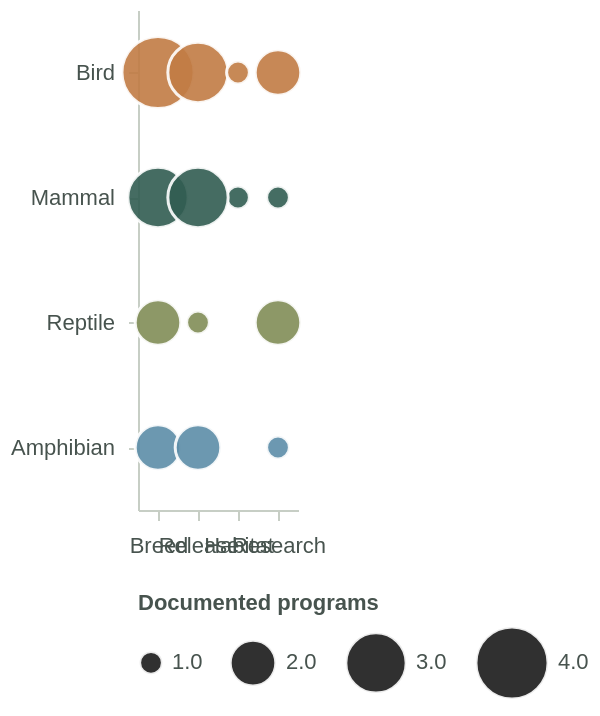

Vega-Lite specification for this chart:
### Vega-Lite specification from a JSON file in a GitHub repository (floating-point values rounded to 4 significant figures)
{"$schema": "https://vega.github.io/schema/vega-lite/v5.json", "background": null, "config": {"view": {"stroke": null}, "axis": {"labelColor": "#47534e", "titleColor": "#47534e", "gridColor": "#e7e8e2", "domainColor": "#c7cec5", "tickColor": "#c7cec5", "labelFont": "Arial", "titleFont": "Arial", "labelFontSize": 11, "titleFontSize": 11, "labelPadding": 7}, "legend": {"labelFont": "Arial", "titleFont": "Arial", "labelColor": "#47534e", "labelFontSize": 11, "titleColor": "#47534e"}, "text": {"font": "Arial"}, "header": {"labelFont": "Arial"}}, "data": {"values": [{"site": "Healesville Sanctuary", "species": "Helmeted honeyeater", "taxon": "Bird", "program": "Conservation breeding and release", "breeding": 1, "release": 1, "habitat": 1, "research": 0, "source_url": "https://www.zoo.org.au/fighting-extinction/local-threatened-species/helmeted-honeyeater/", "note": "Breeding and released birds; habitat restoration work.", "short_site": "Healesville", "label": "Helmeted honeyeater · Healesville", "activity_count": 3}, {"site": "Healesville Sanctuary", "species": "Leadbeater’s possum", "taxon": "Mammal", "program": "Insurance breeding and habitat recovery", "breeding": 1, "release": 0, "habitat": 1, "research": 0, "source_url": "https://www.zoo.org.au/fighting-extinction/local-threatened-species/leadbeaters-possum-lowland-population", "note": "Breeding efforts in progress; do not interpret as confirmed releases.", "short_site": "Healesville", "label": "Leadbeater’s possum · Healesville", "activity_count": 2}, {"site": "Taronga Zoo Sydney", "species": "Corroboree frog", "taxon": "Amphibian", "program": "Breeding and release", "breeding": 1, "release": 1, "habitat": 0, "research": 1, "source_url": "https://www.taronga.org.au/wildlife-and-conservation/animals/detail/corroboree-frog", "note": "Southern and Northern frogs bred for wild release.", "short_site": "Taronga Sydney", "label": "Corroboree frog · Taronga Sydney", "activity_count": 3}, {"site": "Taronga Zoo Sydney", "species": "Regent honeyeater", "taxon": "Bird", "program": "Breeding and release", "breeding": 1, "release": 1, "habitat": 0, "research": 1, "source_url": "https://www.taronga.org.au/wildlife-and-conservation/conservation-and-science-programs/threatened-species-recovery", "note": "Conservation breeding and monitored releases.", "short_site": "Taronga Sydney", "label": "Regent honeyeater · Taronga Sydney", "activity_count": 3}, {"site": "Taronga Western Plains Zoo", "species": "Greater bilby", "taxon": "Mammal", "program": "Sanctuary breeding and rewilding", "breeding": 1, "release": 1, "habitat": 0, "research": 0, "source_url": "https://www.taronga.org.au/wildlife-and-conservation/animals/detail/greater-bilby", "note": "Breed and release through protected sanctuary sites.", "short_site": "Taronga Dubbo", "label": "Greater bilby · Taronga Dubbo", "activity_count": 2}, {"site": "Taronga Western Plains Zoo", "species": "Plains-wanderer", "taxon": "Bird", "program": "Breeding and release", "breeding": 1, "release": 1, "habitat": 0, "research": 1, "source_url": "https://www.taronga.org.au/about/newsroom/media-releases/rare-plains-wanderers-released-back-into-the-wild", "note": "Captive breeding and reintroduction trials.", "short_site": "Taronga Dubbo", "label": "Plains-wanderer · Taronga Dubbo", "activity_count": 3}, {"site": "Perth Zoo", "species": "Western swamp tortoise", "taxon": "Reptile", "program": "Breeding and release", "breeding": 1, "release": 1, "habitat": 0, "research": 1, "source_url": "https://perthzoo.wa.gov.au/saving-wildlife/breeding-conservation/western-swamp-tortoise-breeding-program", "note": "Release with monitoring and captive breeding.", "short_site": "Perth Zoo", "label": "Western swamp tortoise · Perth Zoo", "activity_count": 3}, {"site": "Perth Zoo", "species": "Numbat", "taxon": "Mammal", "program": "Breeding and release", "breeding": 1, "release": 1, "habitat": 0, "research": 0, "source_url": "https://perthzoo.wa.gov.au/breeding", "note": "Native species breeding for release.", "short_site": "Perth Zoo", "label": "Numbat · Perth Zoo", "activity_count": 2}, {"site": "Perth Zoo", "species": "White-bellied frog", "taxon": "Amphibian", "program": "Rearing and release", "breeding": 1, "release": 1, "habitat": 0, "research": 0, "source_url": "https://perthzoo.wa.gov.au/article/native-species-spring-baby-boom-at-perth-zoo", "note": "Conservation-reared frogs released to support wild populations.", "short_site": "Perth Zoo", "label": "White-bellied frog · Perth Zoo", "activity_count": 2}, {"site": "Adelaide Zoo", "species": "Orange-bellied parrot", "taxon": "Bird", "program": "Conservation breeding", "breeding": 1, "release": 0, "habitat": 0, "research": 0, "source_url": "https://www.zoossa.com.au/conservation-programs/orange-bellied-parrot/", "note": "Captive breeding at Adelaide Zoo.", "short_site": "Adelaide Zoo", "label": "Orange-bellied parrot · Adelaide Zoo", "activity_count": 1}, {"site": "Adelaide Zoo", "species": "Western swamp tortoise", "taxon": "Reptile", "program": "Insurance population", "breeding": 1, "release": 0, "habitat": 0, "research": 0, "source_url": "https://perthzoo.wa.gov.au/saving-wildlife/breeding-conservation/western-swamp-tortoise-breeding-program", "note": "A separate backup insurance population, not a confirmed local release.", "short_site": "Adelaide Zoo", "label": "Western swamp tortoise · Adelaide Zoo", "activity_count": 1}, {"site": "Australia Zoo", "species": "Estuarine crocodile", "taxon": "Reptile", "program": "Field research and public education", "breeding": 0, "release": 0, "habitat": 0, "research": 1, "source_url": "https://australiazoo.com.au/support-wildlife/crocodiles/research/", "note": "GPS/acoustic tracking and community education.", "short_site": "Australia Zoo", "label": "Estuarine crocodile · Australia Zoo", "activity_count": 1}, {"site": "Australia Zoo", "species": "Koala", "taxon": "Mammal", "program": "Wildlife hospital care", "breeding": 0, "release": 1, "habitat": 0, "research": 1, "source_url": "https://australiazoo.com.au/about-us/the-irwins/terri/", "note": "Wildlife hospital rehabilitation and release; counted as release pathway.", "short_site": "Australia Zoo", "label": "Koala · Australia Zoo", "activity_count": 2}]}, "width": "container", "height": 250, "transform": [{"fold": ["breeding", "release", "habitat", "research"], "as": ["activity", "present"]}, {"filter": "datum.present == 1"}, {"aggregate": [{"op": "count", "as": "mentions"}], "groupby": ["taxon", "activity"]}], "mark": {"type": "circle", "opacity": 0.9, "stroke": "#ffffff", "strokeWidth": 1.5}, "encoding": {"x": {"field": "activity", "type": "nominal", "sort": ["breeding", "release", "habitat", "research"], "title": null, "axis": {"labelAngle": 0, "labelExpr": "datum.value == 'breeding' ? 'Breed' : datum.value == 'release' ? 'Release' : datum.value == 'habitat' ? 'Habitat' : 'Research'"}}, "y": {"field": "taxon", "type": "nominal", "sort": ["Bird", "Mammal", "Reptile", "Amphibian"], "title": null}, "size": {"field": "mentions", "type": "quantitative", "scale": {"domain": [1, 4], "range": [130, 1300]}, "legend": {"title": "Documented programs", "orient": "bottom", "values": [1, 2, 3, 4]}}, "color": {"field": "taxon", "type": "nominal", "scale": {"domain": ["Bird", "Mammal", "Reptile", "Amphibian"], "range": ["#c17c44", "#315d52", "#818d57", "#5c8da8"]}, "legend": null}, "tooltip": [{"field": "taxon", "type": "nominal", "title": "Animal group"}, {"field": "activity", "type": "nominal"}, {"field": "mentions", "type": "quantitative", "title": "Programs"}]}}
